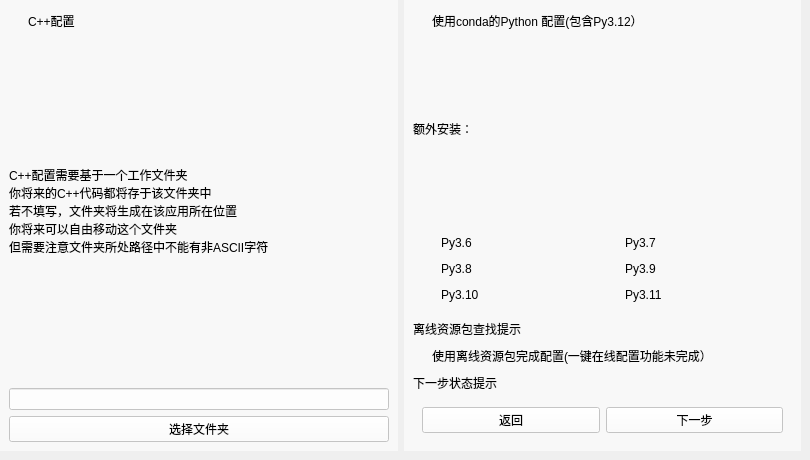
    <widget class="QWidget" name="allpage_2">
     <property name="styleSheet">
      <string notr="true">QWidget#allpage_2{
	border-image: url(:/image/image/background.png);
}</string>
     </property>
     <widget class="QWidget" name="widget_55" native="true">
      <property name="geometry">
       <rect>
        <x>0</x>
        <y>0</y>
        <width>801</width>
        <height>451</height>
       </rect>
      </property>
      <property name="sizePolicy">
       <sizepolicy hsizetype="Preferred" vsizetype="Preferred">
        <horstretch>0</horstretch>
        <verstretch>0</verstretch>
       </sizepolicy>
      </property>
      <property name="styleSheet">
       <string notr="true">background-color: rgba(255, 255, 255, 0);
font: 12pt &quot;Microsoft YaHei UI&quot;;</string>
      </property>
      <layout class="QHBoxLayout" name="horizontalLayout_25">
       <item>
        <widget class="QWidget" name="widget_90" native="true">
         <property name="sizePolicy">
          <sizepolicy hsizetype="MinimumExpanding" vsizetype="Expanding">
           <horstretch>0</horstretch>
           <verstretch>0</verstretch>
          </sizepolicy>
         </property>
         <property name="styleSheet">
          <string notr="true">QWidget#widget_90{
	background-color: rgba(255, 255, 255, 150);
}</string>
         </property>
         <layout class="QVBoxLayout" name="verticalLayout_46">
          <item>
           <widget class="QCheckBox" name="cpp_checkBox">
            <property name="text">
             <string>C++配置</string>
            </property>
           </widget>
          </item>
          <item>
           <widget class="QLabel" name="label_56">
            <property name="sizePolicy">
             <sizepolicy hsizetype="Preferred" vsizetype="Expanding">
              <horstretch>0</horstretch>
              <verstretch>0</verstretch>
             </sizepolicy>
            </property>
            <property name="text">
             <string>C++配置需要基于一个工作文件夹
你将来的C++代码都将存于该文件夹中
若不填写，文件夹将生成在该应用所在位置
你将来可以自由移动这个文件夹
但需要注意文件夹所处路径中不能有非ASCII字符</string>
            </property>
           </widget>
          </item>
          <item>
           <widget class="QLineEdit" name="path_input_8">
            <property name="styleSheet">
             <string notr="true">background-color: rgba(255, 255, 255, 200);</string>
            </property>
           </widget>
          </item>
          <item>
           <widget class="QPushButton" name="pushButton_53">
            <property name="styleSheet">
             <string notr="true">background-color: rgba(255, 255, 255, 200);</string>
            </property>
            <property name="text">
             <string>选择文件夹</string>
            </property>
           </widget>
          </item>
         </layout>
        </widget>
       </item>
       <item>
        <widget class="QWidget" name="widget_56" native="true">
         <property name="sizePolicy">
          <sizepolicy hsizetype="Expanding" vsizetype="Expanding">
           <horstretch>0</horstretch>
           <verstretch>0</verstretch>
          </sizepolicy>
         </property>
         <property name="styleSheet">
          <string notr="true">QWidget#widget_56{
	background-color: rgba(255, 255, 255, 150);
}</string>
         </property>
         <layout class="QVBoxLayout" name="verticalLayout_17">
          <item>
           <widget class="QCheckBox" name="py_checkBox">
            <property name="text">
             <string>使用conda的Python 配置(包含Py3.12）</string>
            </property>
           </widget>
          </item>
          <item>
           <widget class="QLabel" name="label_55">
            <property name="sizePolicy">
             <sizepolicy hsizetype="Preferred" vsizetype="Expanding">
              <horstretch>0</horstretch>
              <verstretch>0</verstretch>
             </sizepolicy>
            </property>
            <property name="text">
             <string>额外安装：</string>
            </property>
           </widget>
          </item>
          <item>
           <widget class="QWidget" name="widget_57" native="true">
            <property name="sizePolicy">
             <sizepolicy hsizetype="Preferred" vsizetype="Fixed">
              <horstretch>0</horstretch>
              <verstretch>0</verstretch>
             </sizepolicy>
            </property>
            <layout class="QGridLayout" name="gridLayout_3">
             <item row="3" column="0">
              <widget class="QCheckBox" name="py310_checkBox">
               <property name="text">
                <string>Py3.10</string>
               </property>
              </widget>
             </item>
             <item row="3" column="1">
              <widget class="QCheckBox" name="py311_checkBox">
               <property name="text">
                <string>Py3.11</string>
               </property>
              </widget>
             </item>
             <item row="1" column="0">
              <widget class="QCheckBox" name="py36_checkBox">
               <property name="text">
                <string>Py3.6</string>
               </property>
              </widget>
             </item>
             <item row="1" column="1">
              <widget class="QCheckBox" name="py37_checkBox">
               <property name="text">
                <string>Py3.7</string>
               </property>
              </widget>
             </item>
             <item row="2" column="1">
              <widget class="QCheckBox" name="py39_checkBox">
               <property name="text">
                <string>Py3.9</string>
               </property>
              </widget>
             </item>
             <item row="2" column="0">
              <widget class="QCheckBox" name="py38_checkBox">
               <property name="text">
                <string>Py3.8</string>
               </property>
              </widget>
             </item>
            </layout>
           </widget>
          </item>
          <item>
           <widget class="QLabel" name="notice_10">
            <property name="sizePolicy">
             <sizepolicy hsizetype="Preferred" vsizetype="Fixed">
              <horstretch>0</horstretch>
              <verstretch>0</verstretch>
             </sizepolicy>
            </property>
            <property name="text">
             <string>离线资源包查找提示</string>
            </property>
           </widget>
          </item>
          <item>
           <widget class="QCheckBox" name="offline_checkBox">
            <property name="text">
             <string>使用离线资源包完成配置(一键在线配置功能未完成）</string>
            </property>
           </widget>
          </item>
          <item>
           <widget class="QLabel" name="notice_11">
            <property name="sizePolicy">
             <sizepolicy hsizetype="Preferred" vsizetype="Fixed">
              <horstretch>0</horstretch>
              <verstretch>0</verstretch>
             </sizepolicy>
            </property>
            <property name="text">
             <string>下一步状态提示</string>
            </property>
           </widget>
          </item>
          <item>
           <widget class="QWidget" name="widget_58" native="true">
            <property name="sizePolicy">
             <sizepolicy hsizetype="Expanding" vsizetype="Fixed">
              <horstretch>0</horstretch>
              <verstretch>0</verstretch>
             </sizepolicy>
            </property>
            <layout class="QHBoxLayout" name="horizontalLayout_26">
             <item>
              <widget class="QPushButton" name="pushButton_56">
               <property name="sizePolicy">
                <sizepolicy hsizetype="Expanding" vsizetype="Fixed">
                 <horstretch>0</horstretch>
                 <verstretch>0</verstretch>
                </sizepolicy>
               </property>
               <property name="styleSheet">
                <string notr="true">background-color: rgba(255, 255, 255, 200);</string>
               </property>
               <property name="text">
                <string>返回</string>
               </property>
              </widget>
             </item>
             <item>
              <widget class="QPushButton" name="allnext_button_2">
               <property name="sizePolicy">
                <sizepolicy hsizetype="Expanding" vsizetype="Fixed">
                 <horstretch>0</horstretch>
                 <verstretch>0</verstretch>
                </sizepolicy>
               </property>
               <property name="styleSheet">
                <string notr="true">background-color: rgba(255, 255, 255, 200);</string>
               </property>
               <property name="text">
                <string>下一步</string>
               </property>
              </widget>
             </item>
            </layout>
           </widget>
          </item>
         </layout>
        </widget>
       </item>
      </layout>
     </widget>
    </widget>
